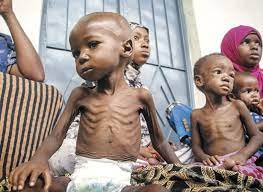
#> input picture img/kia.jpg, 263 x 192 px
$ python new.py
#> lines starting #> are read from the running program, lines starting #| are printed output that depends on the picture
import cv2
import numpy as np

# 이미지 불러오기
img1 = cv2.imread('../img/kia.jpg')      # 기아 아동 이미지
#> img1 is the input picture: shape (192, 263, 3); mean B, G, R 138.2, 144.1, 160.2
img2 = cv2.imread('../img/pshcho.jpg')   # 행복한 사람 이미지
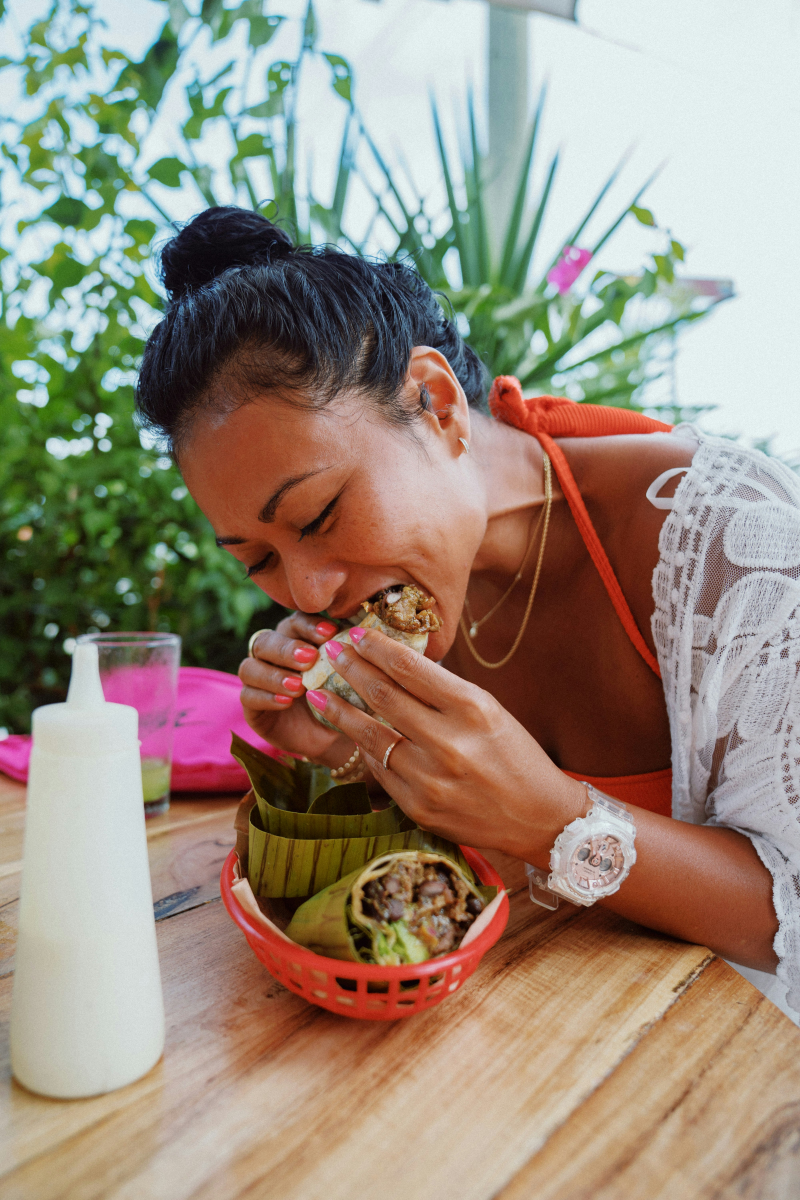
#> input picture img/pshcho.jpg, 4000 x 6000 px (shown at 1/5 size)
#> img2 is the input picture: shape (6000, 4000, 3); mean B, G, R 125.5, 140.4, 154.5

# 이미지 높이를 기준으로 두 이미지를 비율 유지하며 리사이즈
height = 500
def resize_with_height(img, target_height):
#> called with target_height = 500
    h, w = img.shape[:2]
#> h = 192; w = 263
    ratio = target_height / h
#> ratio = 2.6
    return cv2.resize(img, (int(w * ratio), target_height))
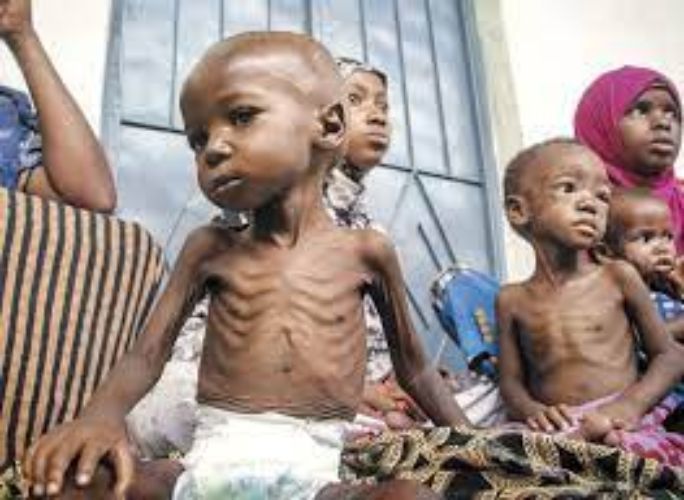
#> returned value: shape (500, 684, 3); mean of channels 0, 1, 2 138.1, 144, 160.1; drawn as B, G, R

img1_resized = resize_with_height(img1, height)
img2_resized = resize_with_height(img2, height)
#> call 2 of resize_with_height, with target_height = 500
#> in resize_with_height (call 2), `return cv2.resize(img, (int(w * ratio), target_height))`:
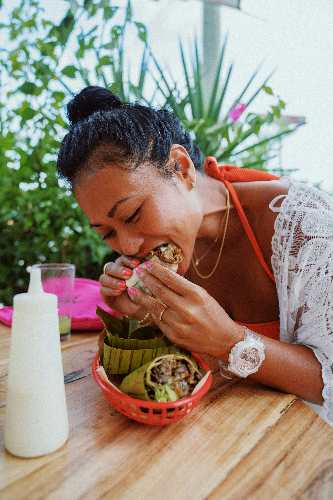
#> returned value: shape (500, 333, 3); mean of channels 0, 1, 2 125.4, 140.3, 154.5; drawn as B, G, R

# 두 이미지 나란히 붙이기
combined = np.hstack((img1_resized, img2_resized))
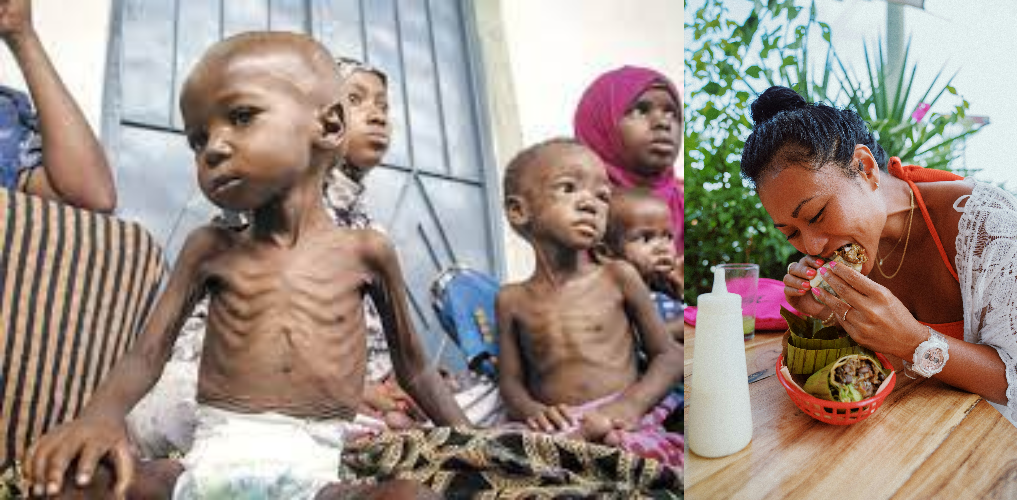
#> combined: shape (500, 1017, 3); mean B, G, R 133.9, 142.8, 158.2

# 결과 보기
cv2.imshow('Combined Image', combined)
cv2.waitKey(0)
cv2.destroyAllWindows()
